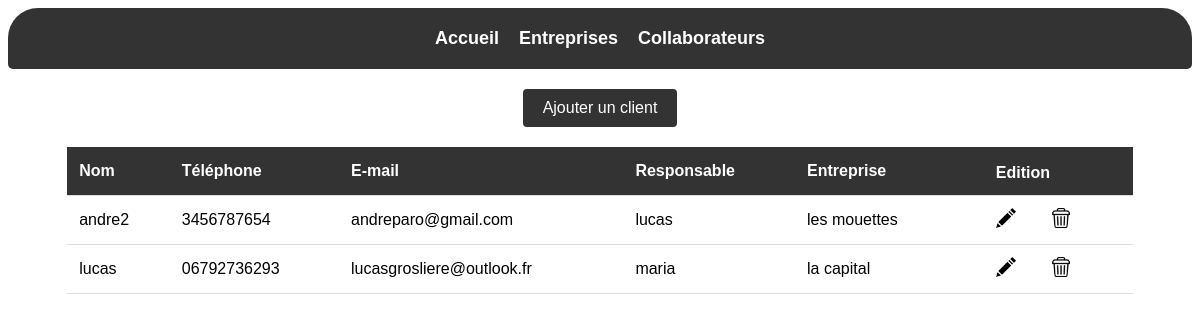
Page /clients/view_clients.php on the earlier database version.
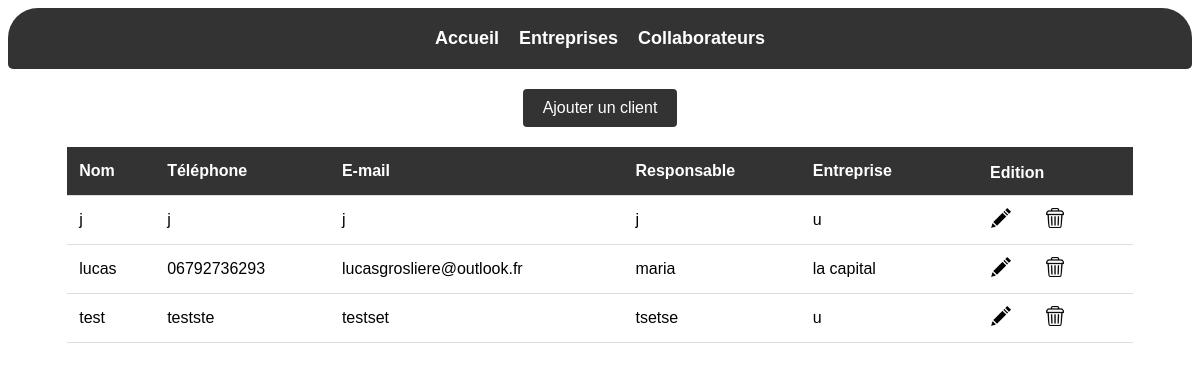
Same page on the later database version.
### tables this page shows
CREATE TABLE `clients` (
  `id_client` int(11) NOT NULL,
  `nom` text NOT NULL,
  `telephone` varchar(20) NOT NULL,
  `mail` varchar(50) NOT NULL,
  `responsable` varchar(20) NOT NULL,
  `id_entreprise` int(11) NOT NULL
);

CREATE TABLE `entreprises` (
  `id_entreprise` int(11) NOT NULL,
  `nom` varchar(20) NOT NULL,
  `telephone` varchar(20) NOT NULL,
  `adresse` varchar(50) NOT NULL,
  `mail` varchar(50) NOT NULL,
  `responsable` varchar(20) NOT NULL
);

### config/commandes.php (called while the page is built, shortened)
<?php
function afficherClients()
{
    if (require("connexion.php")) {
        $req = $access->prepare("SELECT c.id_client, c.nom, c.telephone, c.mail, c.responsable, e.nom as e_nom FROM clients c, entreprises e where c.id_entreprise = e.id_entreprise ORDER BY c.nom");
        $req->execute();
        $data = $req->fetchAll(PDO::FETCH_OBJ);
        return $data;
    }
}

### clients/view_clients.php (the view, shortened to what this page needs)
<?php
require("../config/commandes.php");
$clients = afficherClients();
?>
<!DOCTYPE html>
<html lang="fr">
<head>
    <link rel="stylesheet" type="text/css" href="../style.css" />
</head>
<body>
    <header>
        <nav>
            <ul class="navbar_l">
                <li class="navbar_e"><a class="navbar_a" href="../index.php">Accueil</a></li>
                <li class="navbar_e"><a class="navbar_a" href="../entreprises/view_entreprises.php">Entreprises</a></li>
                <li class="navbar_e"><a class="navbar_a" href="../collaborateurs/view_collaborateurs.php">Collaborateurs</a></li>
            </ul>
        </nav>
    </header>
    <button class="btn-back" onclick="location.href='add_client.php'">Ajouter un client</button>
    <div class="tableauclients">
        <table id="table">
            <thead>
                <tr>
                    <th onclick="sortTable(0)">Nom</th>
                    <th onclick="sortTable(1)">Téléphone</th>
                    <th onclick="sortTable(2)">E-mail</th>
                    <th onclick="sortTable(3)">Responsable</th>
                    <th onclick="sortTable(4)">Entreprise</th>
                    <th>ㅤㅤEdition</th>
                </tr>
            </thead>
            <tbody>
                <?php foreach ($clients as $client) : ?>
                    <tr>
                        <td><?= $client->nom ?></td>
                        <td><?= $client->telephone ?></td>
                        <td><?= $client->mail ?></td>
                        <td><?= $client->responsable ?></td>
                        <td><?= $client->e_nom ?></td>
                        <td>
                            <button class="btn-modifier">
                                <a href="edit_client.php?id_client=<?= $client->id_client ?>">
                                    <img src="../annexe/logo_edit.png" alt="Modifier" />
                                </a>
                            </button>
                            <button class="btn-supprimer">
                                <a href="../config/commandes.php?action=supprimerclient&id_client=<?= $client->id_client ?>&from_view=true">
                                    <img src="../annexe/logo_suppr.png" alt="Supprimer" />
                                </a>
                            </button>
                        </td>
                    </tr>
                <?php endforeach; ?>
            </tbody>
        </table>
    </div>
</body>
</html>

### style.css (style rules this page uses)
body { font-family: Arial, sans-serif; }
nav { display: flex; align-items: center; justify-content: center; background-color: #333; color: #fff; padding: 20px 0; border-top-left-radius: 30px; border-top-right-radius: 30px; border-bottom-left-radius: 5px; border-bottom-right-radius: 5px; }
.navbar_l { display: flex; list-style-type: none; margin: 0; padding: 0; }
.navbar_e { margin: 0 10px; }
.navbar_a { color: #fff; text-decoration: none; font-size: 18px; font-weight: bold; transition: all 0.2s; }
table { border-collapse: collapse; width: 90%; }
th, td { text-align: left; padding: 12px; border-bottom: 1px solid #ddd; }
th { background-color: #333; color: white; }
.tableauclients { display: flex; justify-content: center; }
.btn-back { display: block; margin: 20px auto; padding: 10px 20px; background-color: #333; color: #fff; border: none; border-radius: 4px; font-size: 16px; cursor: pointer; }
.btn-modifier, .btn-supprimer { background-color: transparent; border: none; padding: 0; margin: 0; }
.btn-modifier img, .btn-supprimer img { width: 20px; height: 20px; margin-left: 30px; }
#table { border-radius: 20px; }

Differences in the rows shown:
removed clients: nom "andre2", telephone "3456787654", mail "andreparo@gmail.com", responsable "lucas", id_entreprise.nom "les mouettes"
added clients: nom "j", telephone "j", mail "j", responsable "j", id_entreprise.nom "u"
added clients: nom "test", telephone "testste", mail "testset", responsable "tsetse", id_entreprise.nom "u"
